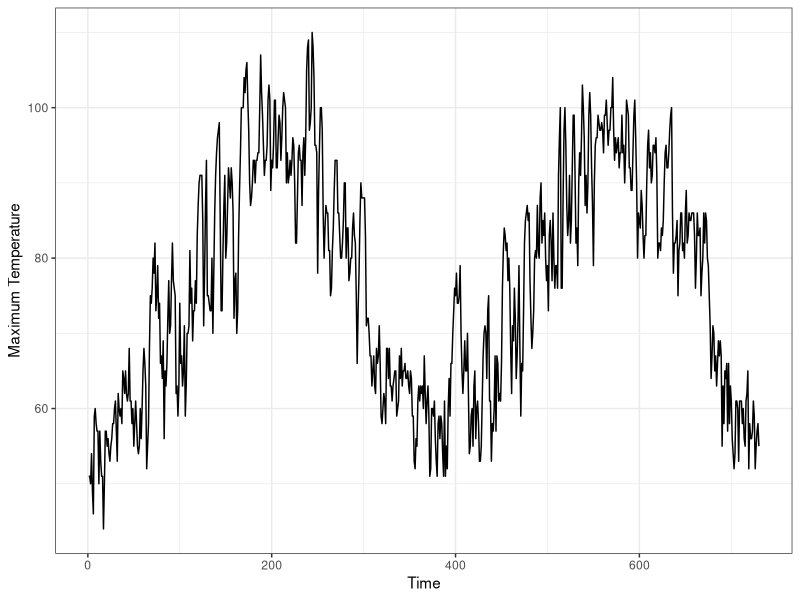

Source code (R):
library(tidyverse)
library(ggthemes)

DavisWeather = read.csv("DavisWeather.csv")[,-1]
DavisWeather$t = 1:nrow(DavisWeather)
DavisWeather %>% ggplot(aes(x = t, y = maxtemp)) + geom_line() + theme_bw() +
  scale_x_continuous("Time") + scale_y_continuous("Maximum Temperature")
